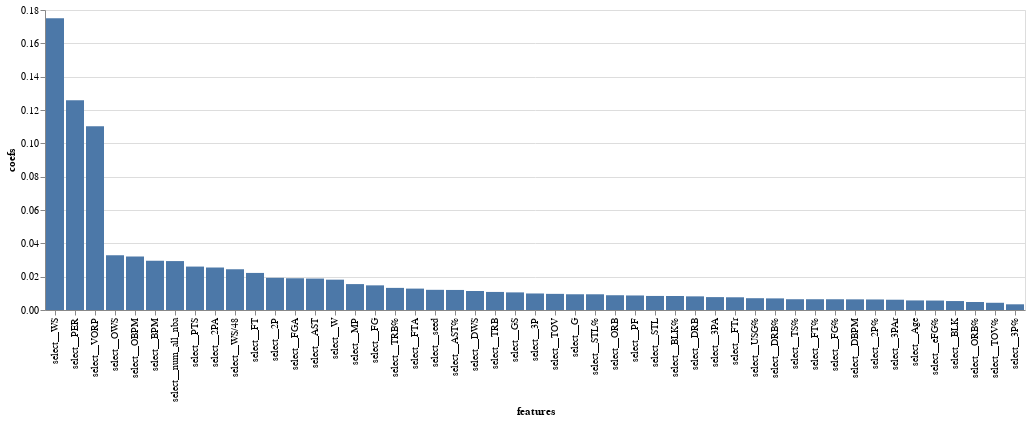

The cell this chart's notebook holds for it:
### Markdown cell above
For our feature importance, we see that the advanced statistic PER is the most impactful, with VORP being the second most so.

### Code cell
feature_names = xgb_model.best_estimator_.named_steps['col_transform'].get_feature_names_out()
coef_df = pd.DataFrame({'coefs':xgb_model.best_estimator_.named_steps['classifier'].feature_importances_,
                          'features':feature_names})
coef_df_nz = coef_df[coef_df['coefs']!=0]

alt.Chart(coef_df_nz).mark_bar().encode(
    y='coefs',
    x=alt.Y('features', sort='-y'))

### Figure 1 — Vega-Lite specification as saved in the notebook (floating-point values rounded to 4 significant figures)
{"config": {"view": {"continuousWidth": 400, "continuousHeight": 300}}, "data": {"name": "data-e50e22ea464bef2b4de863e36243110b"}, "mark": "bar", "encoding": {"x": {"field": "features", "sort": "-y", "type": "nominal"}, "y": {"field": "coefs", "type": "quantitative"}}, "$schema": "https://vega.github.io/schema/vega-lite/v4.17.0.json", "datasets": {"data-e50e22ea464bef2b4de863e36243110b": [{"coefs": 0.005746, "features": "select__Age"}, {"coefs": 0.009442, "features": "select__G"}, {"coefs": 0.01057, "features": "select__GS"}, {"coefs": 0.01555, "features": "select__MP"}, {"coefs": 0.01479, "features": "select__FG"}, {"coefs": 0.01905, "features": "select__FGA"}, {"coefs": 0.006445, "features": "select__FG%"}, {"coefs": 0.009916, "features": "select__3P"}, {"coefs": 0.007734, "features": "select__3PA"}, {"coefs": 0.003418, "features": "select__3P%"}, {"coefs": 0.01932, "features": "select__2P"}, {"coefs": 0.02549, "features": "select__2PA"}, {"coefs": 0.006322, "features": "select__2P%"}, {"coefs": 0.005672, "features": "select__eFG%"}, {"coefs": 0.02225, "features": "select__FT"}, {"coefs": 0.01284, "features": "select__FTA"}, {"coefs": 0.006457, "features": "select__FT%"}, {"coefs": 0.008857, "features": "select__ORB"}, {"coefs": 0.008185, "features": "select__DRB"}, {"coefs": 0.01084, "features": "select__TRB"}, {"coefs": 0.01887, "features": "select__AST"}, {"coefs": 0.008434, "features": "select__STL"}, {"coefs": 0.005373, "features": "select__BLK"}, {"coefs": 0.009685, "features": "select__TOV"}, {"coefs": 0.00872, "features": "select__PF"}, {"coefs": 0.02606, "features": "select__PTS"}, {"coefs": 0.1258, "features": "select__PER"}, {"coefs": 0.00646, "features": "select__TS%"}, {"coefs": 0.006173, "features": "select__3PAr"}, {"coefs": 0.007629, "features": "select__FTr"}, {"coefs": 0.004818, "features": "select__ORB%"}, {"coefs": 0.006968, "features": "select__DRB%"}, {"coefs": 0.01327, "features": "select__TRB%"}, {"coefs": 0.01203, "features": "select__AST%"}, {"coefs": 0.009431, "features": "select__STL%"}, {"coefs": 0.008415, "features": "select__BLK%"}, {"coefs": 0.004337, "features": "select__TOV%"}, {"coefs": 0.007077, "features": "select__USG%"}, {"coefs": 0.03282, "features": "select__OWS"}, {"coefs": 0.0114, "features": "select__DWS"}, {"coefs": 0.175, "features": "select__WS"}, {"coefs": 0.02445, "features": "select__WS/48"}, {"coefs": 0.03211, "features": "select__OBPM"}, {"coefs": 0.00639, "features": "select__DBPM"}, {"coefs": 0.02955, "features": "select__BPM"}, {"coefs": 0.1102, "features": "select__VORP"}, {"coefs": 0.0182, "features": "select__W"}, {"coefs": 0.02935, "features": "select__num_all_nba"}, {"coefs": 0.01211, "features": "select__seed"}]}}
